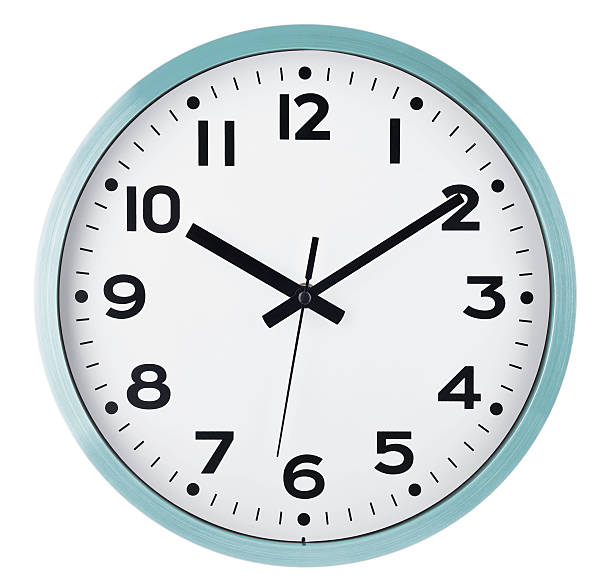
#> input picture unidad2/LABORATORIOS/LAB reloj/reloj5.jpg, 612 x 586 px, found by its file name
$ jupyter execute pdi_rejoj.ipynb
#> lines starting #> are read from the running program, lines starting #| are printed output that depends on the picture; after the words box and inside, x2 and y2 are one past the last pixel; in counts of white or black regions, pixels touching at a corner belong together
#> further down, imagen_bgr is the input picture: shape (586, 612, 3); mean B, G, R 224.8, 223.3, 218.5
[cell 1]
import cv2
import numpy as np
import matplotlib.pyplot as plt
import num2words

def imagen_Relog(imagen_bgr):
    imagen_rgb = cv2.cvtColor(imagen_bgr,cv2.COLOR_BGR2RGB)
    gris = cv2.cvtColor(imagen_bgr, cv2.COLOR_BGR2GRAY)
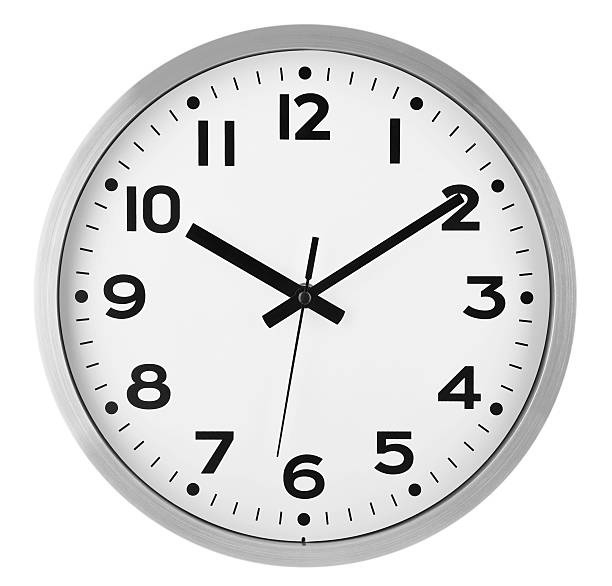
#> gris: shape (586, 612); min 0, max 255, mean 222
    gris = cv2.GaussianBlur(gris, (5, 5), 1)
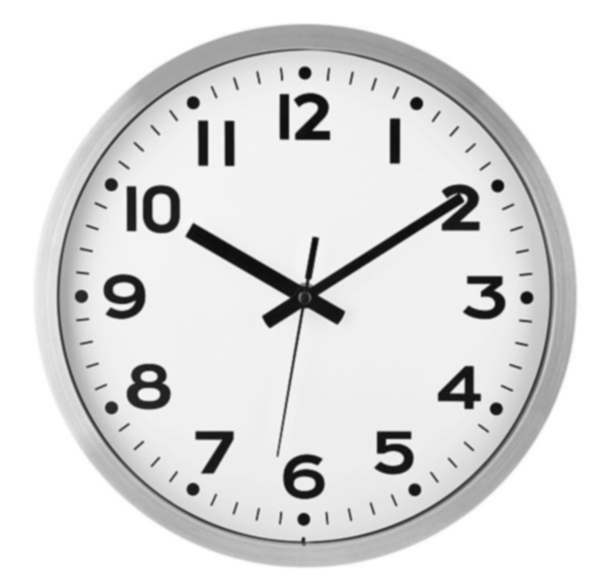
#> gris: shape (586, 612); min 12, max 255, mean 222
    gris = cv2.equalizeHist(gris)
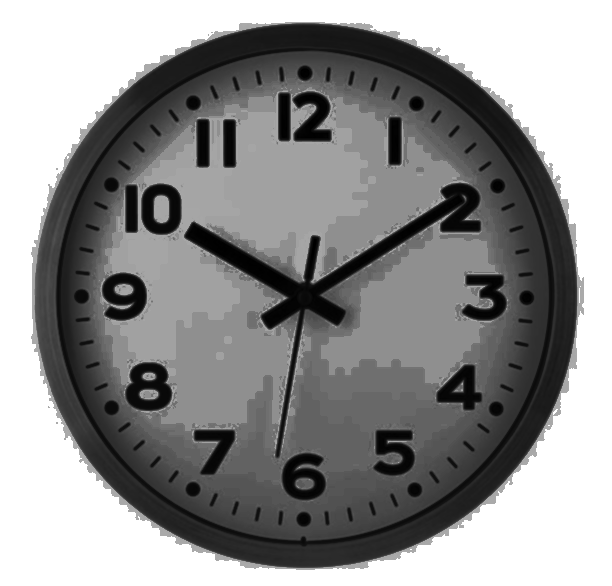
#> gris: shape (586, 612); min 0, max 255, mean 144.2
    imgNorm=cv2.normalize(gris,None,0,255,cv2.NORM_MINMAX).astype(np.uint8)
    bordes = cv2.Canny(imgNorm, 50, 150)
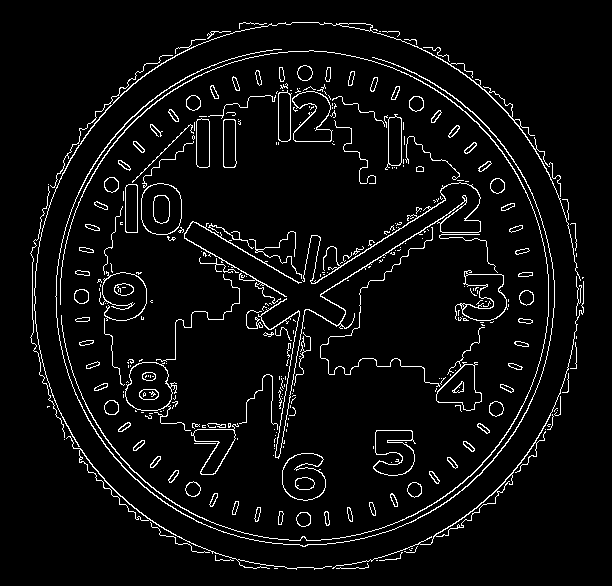
#> bordes: shape (586, 612); 5.1% white in thin lines or dots, all inside (x1, y1, x2, y2) = (30, 22, 584, 570)
    lineas = cv2.HoughLinesP(bordes, 1, np.pi/180, threshold=80, minLineLength=50, maxLineGap=10)
#> lineas = 17 rows, first 6: [314, 283, 445, 198], [181, 215, 298, 282], [172, 231, 285, 296], [320, 294, 443, 217], [278, 458, 305, 309], [275, 457, 295, 331]
    centro_x = imagen_bgr.shape[1] // 2
#> centro_x = 306
    centro_y = imagen_bgr.shape[0] // 2
#> centro_y = 293
    def calcular_angulo(x1, y1, x2, y2):
        dist1 = np.hypot(x1 - centro_x, y1 - centro_y)
        dist2 = np.hypot(x2 - centro_x, y2 - centro_y)
        if dist1 > dist2:
            dx = x1 - centro_x
            dy = centro_y - y1
        else:
            dx = x2 - centro_x
            dy = centro_y - y2
        angulo = np.degrees(np.arctan2(dy, dx))
        angulo = (90 - angulo) % 360
        return angulo
    manecillas = []
    if lineas is not None:
        for linea in lineas:
            x1, y1, x2, y2 = linea[0]
            longitud = np.hypot(x2 - x1, y2 - y1)
            distancia_centro = min(np.hypot(x1 - centro_x, y1 - centro_y),np.hypot(x2 - centro_x, y2 - centro_y))

            if distancia_centro < 100 and 30 < longitud < 300:
                angulo = calcular_angulo(x1, y1, x2, y2)
                manecillas.append({
                    'puntos': (x1, y1, x2, y2),
                    'longitud': longitud,
                    'angulo': angulo
                })
#> this loop made 17 passes
#> (x1, y1, x2, y2, longitud, distancia_centro, dist1 in calcular_angulo, dist2 in calcular_angulo) on passes 1, 2, 3, 4, 5, 6, 7, 8, 9, 10, 12, 15: (314, 283, 445, 198, 156.2, 12.81, 12.81, 168.4), (181, 215, 298, 282, 134.8, 13.6, 147.3, 13.6), (172, 231, 285, 296, 130.4, 21.21, 147.6, 21.21), (320, 294, 443, 217, 145.1, 14.04, 14.04, 156.7), (278, 458, 305, 309, 151.4, 16.03, 167.4, 16.03), (275, 457, 295, 331, 127.6, 39.56, 166.9, 39.56), (174, 231, 286, 296, 129.5, 20.22, 145.8, 20.22), (386, 234, 444, 196, 69.34, 99.4, 99.4, 168.7), (321, 293, 453, 210, 155.9, 15, 15, 168.8), (311, 282, 372, 240, 74.06, 12.08, 12.08, 84.65), (283, 447, 296, 374, 74.15, 81.61, 155.7, 81.61), (203, 255, 263, 285, 67.08, 43.74, 109.8, 43.74)
#> (x1, y1, x2, y2, longitud, distancia_centro) on passes 11, 13, 14: (106, 146, 156, 196, 70.71, 178.6), (223, 166, 223, 109, 57, 151.7), (424, 232, 478, 232, 54, 132.8)
#> after the loop, manecillas = 14 items

    if len(manecillas) >= 3:
        # CORTO LARGO
        manecillas.sort(key=lambda x: x['longitud'])
        horario = manecillas[-5]
#> horario = {'puntos': (181, 215, 298, 282), 'longitud': 134.8, 'angulo': 302}
        minutero = manecillas[-2]
#> minutero = {'puntos': (321, 293, 453, 210), 'longitud': 155.9, 'angulo': 60.55}
        segundero = manecillas[-3]
#> segundero = {'puntos': (278, 458, 305, 309), 'longitud': 151.4, 'angulo': 189.6}

        hora = int((horario['angulo'] / 30) % 12)
#> hora = 10
        minutos = int((minutero['angulo'] / 6) % 60)
#> minutos = 10
        segundos = int((segundero['angulo'] / 6) % 60)
#> segundos = 31

        fraccion_hora = (horario['angulo'] / 30) % 12
#> fraccion_hora = 10.07
        if abs(fraccion_hora - hora) > 0.5:
            hora = (hora + 1) % 12

        imagen_resultado = imagen_rgb.copy()
        cv2.circle(imagen_resultado, (centro_x, centro_y), 5, (0, 0, 255), -1)
#> imagen_resultado: shape (586, 612, 3); mean R, G, B 218.4, 223.2, 224.9
        cv2.line(imagen_resultado, (horario['puntos'][0], horario['puntos'][1]), (horario['puntos'][2], horario['puntos'][3]), (0, 0, 255), 5)  # hora azul
        cv2.line(imagen_resultado, (minutero['puntos'][0], minutero['puntos'][1]), (minutero['puntos'][2], minutero['puntos'][3]), (0, 255, 0), 5)  # minutos verde
        cv2.line(imagen_resultado, (segundero['puntos'][0], segundero['puntos'][1]), (segundero['puntos'][2], segundero['puntos'][3]), (255, 0, 0), 2)  # segundos rojo
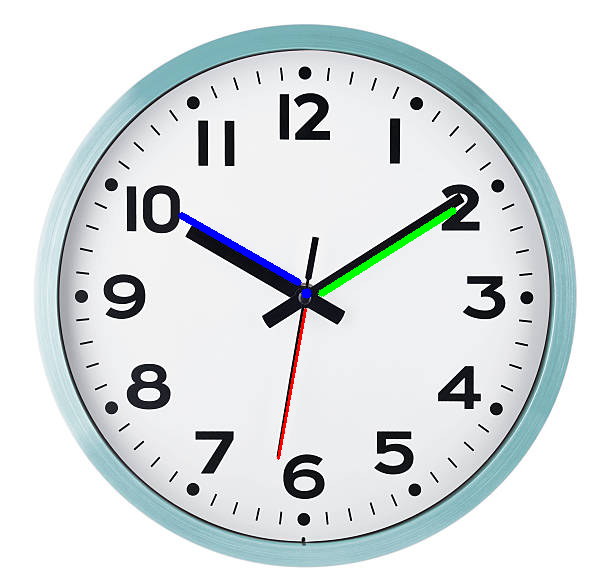
#> imagen_resultado: shape (586, 612, 3); mean R, G, B 217.5, 222.8, 224.3

        plt.figure(figsize=(10, 10))
        plt.imshow(imagen_resultado)
        plt.title(f'Hora: {hora}:{minutos:02d}:{segundos:02d}/{num2words.num2words(hora, lang="es")}: {num2words.num2words(minutos, lang="es")}: {num2words.num2words(segundos, lang="es")}')
#> (this line was passed over: num2words is not available in this run)
        plt.show()
imagen_bgr = cv2.imread(r"D:\Franz Caballero\Procesamiento de imagenes\Actividades\Ejercicios python\unidad2\LABORATORIOS\LAB reloj\reloj5.jpg")
imagen_Relog(imagen_bgr)

$ run again, with unidad2/LABORATORIOS/LAB reloj/reloj3.jpg copied over unidad2/LABORATORIOS/LAB reloj/reloj5.jpg
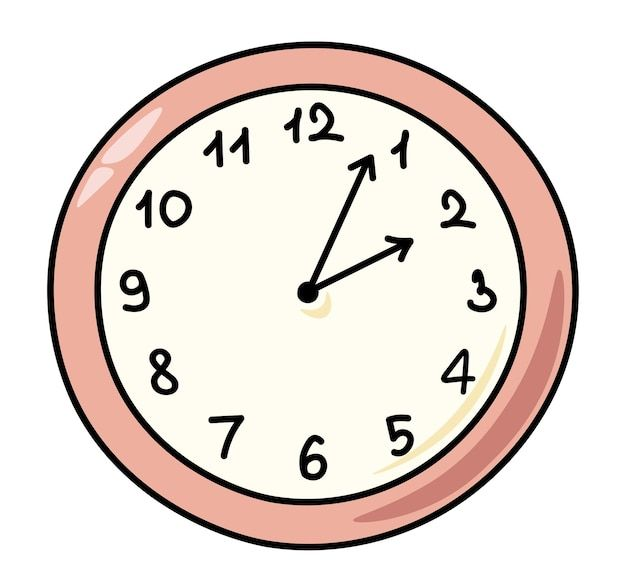
#> input picture unidad2/LABORATORIOS/LAB reloj/reloj3.jpg, 626 x 587 px, found by its file name
#> imagen_bgr is the input picture: shape (587, 626, 3); mean B, G, R 214.7, 221.2, 231.9
#> in imagen_Relog, `gris = cv2.equalizeHist(gris)`:
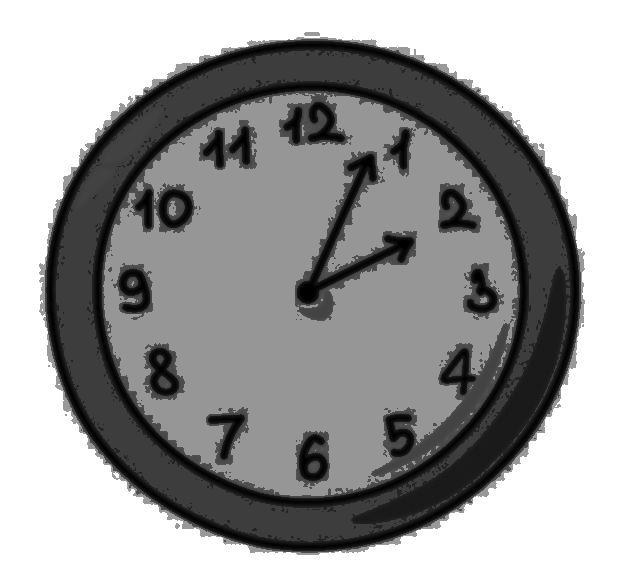
#> gris: shape (587, 626); min 0, max 255, mean 158.3
#> in imagen_Relog, `bordes = cv2.Canny(imgNorm, 50, 150)`:
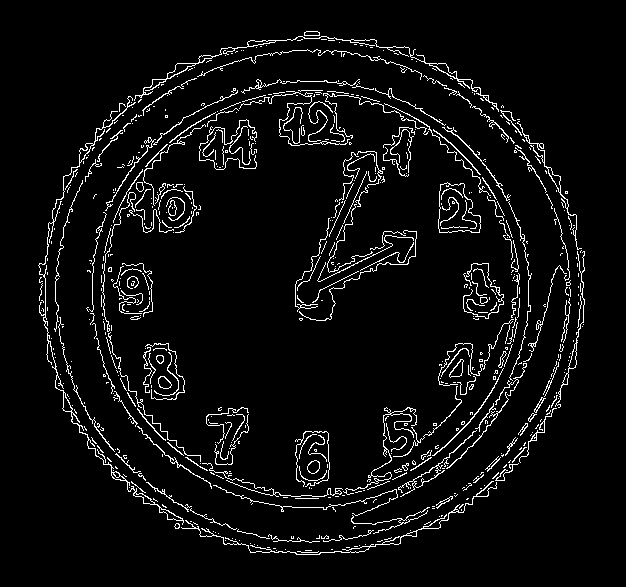
#> bordes: shape (587, 626); 5.2% white in thin lines or dots, all inside (x1, y1, x2, y2) = (38, 31, 585, 555)
#> lineas = 13 rows, first 6: [309, 280, 359, 168], [318, 281, 366, 172], [344, 278, 396, 252], [392, 135, 453, 128], [288, 143, 351, 143], [477, 268, 536, 327]
#> the loop in imagen_Relog, `for linea in lineas:` made 13 passes
#> (x1, y1, x2, y2, longitud, distancia_centro, dist1 in calcular_angulo, dist2 in calcular_angulo) on passes 1, 2, 3, 7: (309, 280, 359, 168, 122.7, 13.6, 13.6, 133.2), (318, 281, 366, 172, 119.1, 13, 13, 132.1), (344, 278, 396, 252, 58.14, 34.44, 34.44, 92.57), (339, 272, 392, 245, 59.48, 33.42, 33.42, 92.44)
#> after the loop in imagen_Relog, `for linea in lineas:`: manecillas = 4 items

$ run again, with unidad2/LABORATORIOS/LAB reloj/reloj4.jpg copied over unidad2/LABORATORIOS/LAB reloj/reloj5.jpg
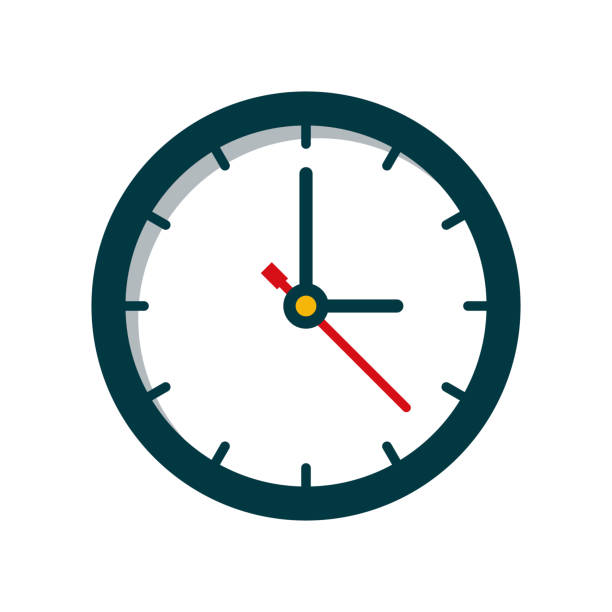
#> input picture unidad2/LABORATORIOS/LAB reloj/reloj4.jpg, 612 x 612 px, found by its file name
#> imagen_bgr is the input picture: shape (612, 612, 3); mean B, G, R 228.1, 226.9, 220.8
#> in imagen_Relog, `gris = cv2.equalizeHist(gris)`:
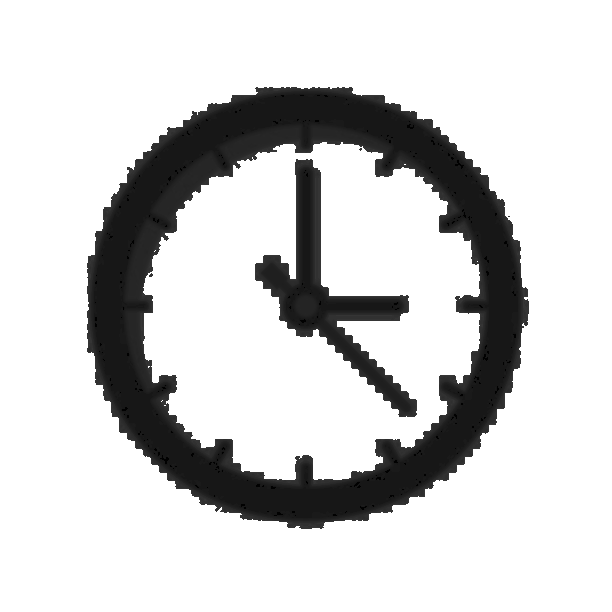
#> gris: shape (612, 612); min 0, max 255, mean 208.8
#> in imagen_Relog, `bordes = cv2.Canny(imgNorm, 50, 150)`:
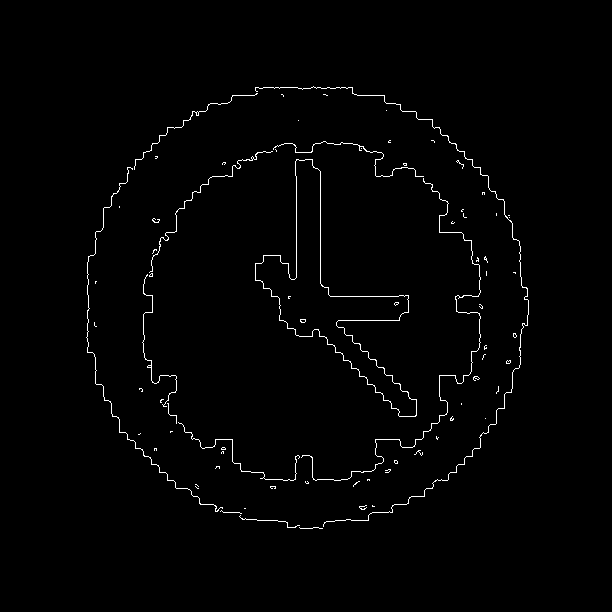
#> bordes: shape (612, 612); 1.2% white in thin lines or dots, all inside (x1, y1, x2, y2) = (86, 86, 529, 529)
#> lineas = [[320, 283, 320, 171], [296, 277, 296, 176], [330, 296, 408, 296]]
#> the loop in imagen_Relog, `for linea in lineas:` made 3 passes
#> (x1, y1, x2, y2, longitud, distancia_centro, dist1 in calcular_angulo, dist2 in calcular_angulo) on passes 1 to 3: (320, 283, 320, 171, 112, 26.93, 26.93, 135.7), (296, 277, 296, 176, 101, 30.68, 30.68, 130.4), (330, 296, 408, 296, 78, 26, 26, 102.5)
#> after the loop in imagen_Relog, `for linea in lineas:`: manecillas = 3 items

$ run again, with unidad2/LABORATORIOS/LAB reloj/reloj6.jpg copied over unidad2/LABORATORIOS/LAB reloj/reloj5.jpg
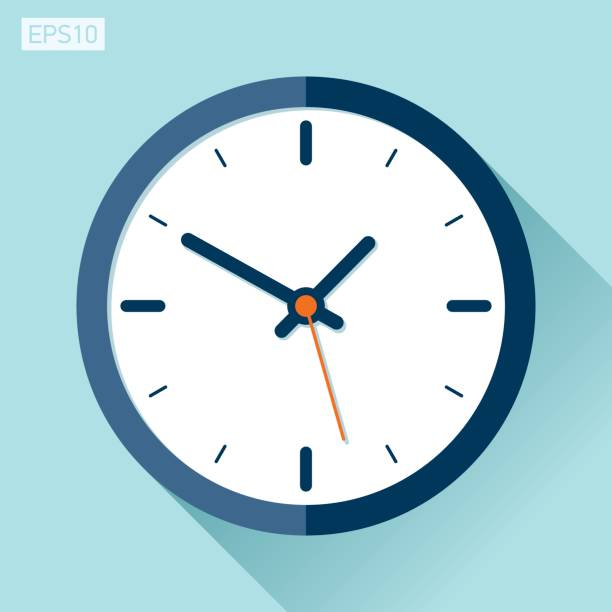
#> input picture unidad2/LABORATORIOS/LAB reloj/reloj6.jpg, 612 x 612 px, found by its file name
#> imagen_bgr is the input picture: shape (612, 612, 3); mean B, G, R 219.6, 212.2, 178.1
#> in imagen_Relog, `bordes = cv2.Canny(imgNorm, 50, 150)`:
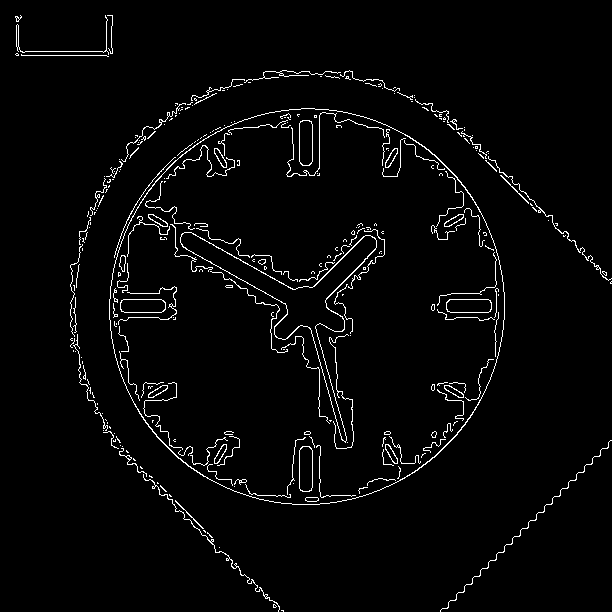
#> bordes: shape (612, 612); 2.9% white in thin lines or dots
#> lineas = 21 rows, first 6: [314, 286, 376, 224], [319, 416, 319, 359], [159, 233, 285, 303], [190, 232, 294, 289], [442, 112, 611, 281], [429, 103, 538, 212]
#> the loop in imagen_Relog, `for linea in lineas:` made 21 passes
#> (x1, y1, x2, y2, longitud, distancia_centro, dist1 in calcular_angulo, dist2 in calcular_angulo) on passes 1, 2, 3, 4, 15, 21: (314, 286, 376, 224, 87.68, 21.54, 21.54, 107.8), (319, 416, 319, 359, 57, 54.57, 110.8, 54.57), (159, 233, 285, 303, 144.1, 21.21, 164.1, 21.21), (190, 232, 294, 289, 118.6, 20.81, 137.6, 20.81), (326, 298, 384, 240, 82.02, 21.54, 21.54, 102.2), (315, 327, 349, 447, 124.7, 22.85, 22.85, 147.4)
#> after the loop in imagen_Relog, `for linea in lineas:`: manecillas = 6 items
#> horario = {'puntos': (326, 298, 384, 240), 'longitud': 82.02, 'angulo': 49.76}
#> minutero = {'puntos': (315, 327, 349, 447), 'longitud': 124.7, 'angulo': 163}
#> segundero = {'puntos': (190, 232, 294, 289), 'longitud': 118.6, 'angulo': 302.5}
#> in imagen_Relog, `hora = int((horario['angulo'] / 30) % 12)`: hora = 1
#> minutos = 27
#> segundos = 50
#> fraccion_hora = 1.66
#> in imagen_Relog, `hora = (hora + 1) % 12`: hora = 2
#> in imagen_Relog, `cv2.line(imagen_resultado, (segundero['puntos'][0], segundero['puntos'..`:
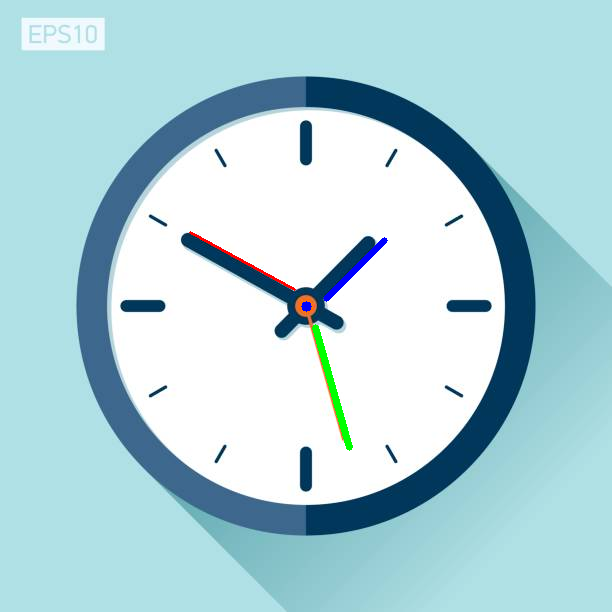
#> imagen_resultado: shape (612, 612, 3); mean R, G, B 177.3, 211.8, 219
